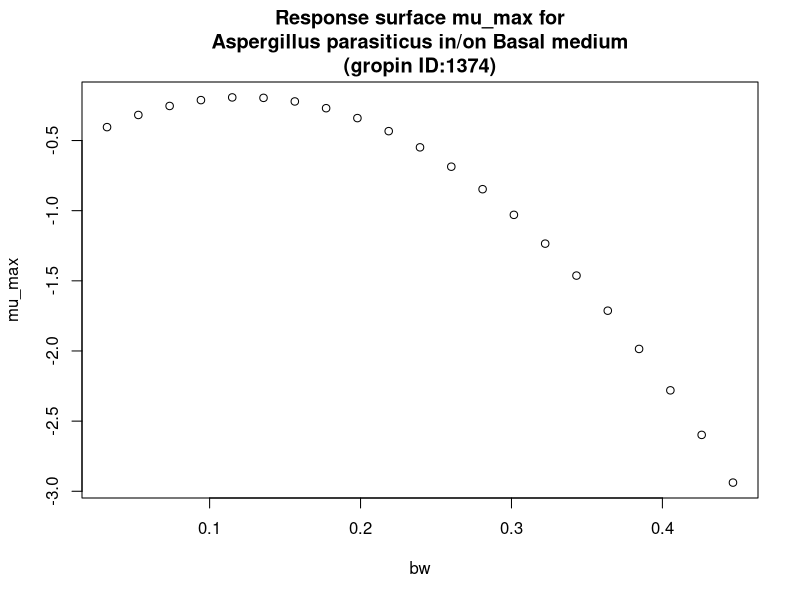

Write R code to recreate this figure.
#############################
# start of Parameter script
#############################
bw <- seq(0.032032,0.446753246753247,length.out=21)
#############################
# end of Parameter script
#############################
############################# 
# start of Model script Gropin ID 1374 
#############################
 
# constant coefficients for this model
 
variables <- data.frame(bw)
argumentsPar <- expand.grid(variables)
 
# heart of the model
response_surface <- function(bw) {
   mumax <-(-0.5825+6.392*bw-26.11*bw^2)

return(mumax=mumax)
} 

# output parameters
mumax <- cbind(argumentsPar,response_surface(argumentsPar['bw']))
colnames(mumax) <- c(colnames(argumentsPar),'mumax')
#############################
# End of Model script
#############################
############################# 
# start of Visualisation script Gropin ID 1374 
#############################
plot(bw,mumax$mumax,
                          xlab='bw',
                          ylab='mu_max',main='Response surface mu_max for
Aspergillus parasiticus in/on Basal medium
(gropin ID:1374)')
#############################
# End of Visualisation script
#############################
